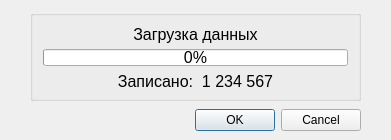
<?xml version="1.0" encoding="UTF-8"?>
<ui version="4.0">
 <class>Dialog</class>
 <widget class="QDialog" name="Dialog">
  <property name="windowModality">
   <enum>Qt::ApplicationModal</enum>
  </property>
  <property name="geometry">
   <rect>
    <x>0</x>
    <y>0</y>
    <width>391</width>
    <height>140</height>
   </rect>
  </property>
  <property name="windowTitle">
   <string>Прогресс загрузки</string>
  </property>
  <property name="windowIcon">
   <iconset>
    <normaloff>img/favicon.png</normaloff>img/favicon.png</iconset>
  </property>
  <property name="modal">
   <bool>true</bool>
  </property>
  <widget class="QDialogButtonBox" name="buttonBox">
   <property name="geometry">
    <rect>
     <x>30</x>
     <y>100</y>
     <width>331</width>
     <height>40</height>
    </rect>
   </property>
   <property name="orientation">
    <enum>Qt::Horizontal</enum>
   </property>
   <property name="standardButtons">
    <set>QDialogButtonBox::Cancel|QDialogButtonBox::Ok</set>
   </property>
  </widget>
  <widget class="QGroupBox" name="">
   <property name="geometry">
    <rect>
     <x>30</x>
     <y>10</y>
     <width>331</width>
     <height>91</height>
    </rect>
   </property>
   <layout class="QVBoxLayout" name="verticalLayout">
    <property name="leftMargin">
     <number>10</number>
    </property>
    <property name="rightMargin">
     <number>10</number>
    </property>
    <item alignment="Qt::AlignTop">
     <widget class="QLabel" name="label">
      <property name="font">
       <font>
        <pointsize>12</pointsize>
       </font>
      </property>
      <property name="frameShape">
       <enum>QFrame::NoFrame</enum>
      </property>
      <property name="frameShadow">
       <enum>QFrame::Plain</enum>
      </property>
      <property name="text">
       <string>Загрузка данных</string>
      </property>
      <property name="textFormat">
       <enum>Qt::PlainText</enum>
      </property>
      <property name="alignment">
       <set>Qt::AlignCenter</set>
      </property>
     </widget>
    </item>
    <item alignment="Qt::AlignTop">
     <widget class="QProgressBar" name="progressBar">
      <property name="font">
       <font>
        <pointsize>12</pointsize>
       </font>
      </property>
      <property name="value">
       <number>0</number>
      </property>
      <property name="alignment">
       <set>Qt::AlignHCenter|Qt::AlignTop</set>
      </property>
      <property name="textDirection">
       <enum>QProgressBar::TopToBottom</enum>
      </property>
     </widget>
    </item>
    <item>
     <widget class="QLabel" name="label_2">
      <property name="minimumSize">
       <size>
        <width>0</width>
        <height>73</height>
       </size>
      </property>
      <property name="font">
       <font>
        <pointsize>12</pointsize>
       </font>
      </property>
      <property name="text">
       <string>Записано:  1 234 567</string>
      </property>
      <property name="alignment">
       <set>Qt::AlignHCenter|Qt::AlignTop</set>
      </property>
      <property name="margin">
       <number>3</number>
      </property>
     </widget>
    </item>
   </layout>
  </widget>
 </widget>
 <resources/>
 <connections>
  <connection>
   <sender>buttonBox</sender>
   <signal>accepted()</signal>
   <receiver>Dialog</receiver>
   <slot>accept()</slot>
   <hints>
    <hint type="sourcelabel">
     <x>248</x>
     <y>254</y>
    </hint>
    <hint type="destinationlabel">
     <x>157</x>
     <y>274</y>
    </hint>
   </hints>
  </connection>
  <connection>
   <sender>buttonBox</sender>
   <signal>rejected()</signal>
   <receiver>Dialog</receiver>
   <slot>reject()</slot>
   <hints>
    <hint type="sourcelabel">
     <x>316</x>
     <y>260</y>
    </hint>
    <hint type="destinationlabel">
     <x>286</x>
     <y>274</y>
    </hint>
   </hints>
  </connection>
 </connections>
</ui>
